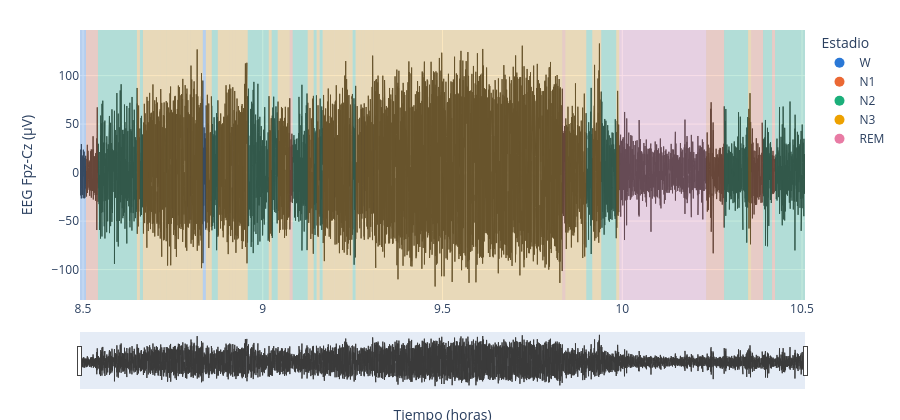

Notebook source saved alongside this figure:
### Markdown cell above
# 5. Selección del canal de trabajo

De aquí en adelante se trabaja únicamente con **EEG Fpz-Cz**, por tres razones:

1. Es el canal utilizado como referencia en la literatura sobre esta base de datos (DeepSleepNet,
   TinySleepNet, SleepEEGNet), lo que permite comparar resultados.
2. Es uno de los tres canales registrados realmente a 100 Hz.
3. Un único canal simplifica la visualización y reduce los requisitos de entrada del sistema final.

Se presenta a continuación junto con el estadio de sueño correspondiente, mediante un gráfico interactivo con
control deslizante. Una noche completa supera los 7 millones de muestras, por lo que la visualización se
limita a una ventana de 2 horas desde el inicio del sueño, con la señal decimada por un factor de 16.

### Code cell
inicio_sueño = hypnogram[hypnogram["stage"] != "Sleep stage W"]["onset_s"].iloc[0]
t_inicio, t_fin = inicio_sueño - 60, inicio_sueño + 2 * 3600

señal, tiempos = raw.get_data(picks=[CANAL], start=int(t_inicio * fs), stop=int(t_fin * fs),
                              return_times=True)

fig = go.Figure(go.Scatter(x=tiempos[::16] / 3600, y=señal[0][::16] * 1e6, mode="lines",
                           line=dict(width=1, color="#3a3a3a"), showlegend=False))

# Franjas de color de fondo según el estadio de sueño
ventana = hypnogram[(hypnogram["onset_s"] + hypnogram["duration_s"] > t_inicio) & (hypnogram["onset_s"] < t_fin)]
for _, fila in ventana.iterrows():
    fig.add_vrect(x0=max(fila["onset_s"], t_inicio) / 3600,
                  x1=min(fila["onset_s"] + fila["duration_s"], t_fin) / 3600,
                  fillcolor=COLOR.get(ETAPAS[fila["stage"]], "#999999"), opacity=0.25, line_width=0)

for etapa, color in COLOR.items():  # leyenda
    fig.add_scatter(x=[None], y=[None], mode="markers", marker=dict(size=10, color=color), name=etapa)

fig.update_layout(height=420, legend_title_text="Estadio", margin=dict(t=30, b=10),
                  yaxis_title=f"{CANAL} (µV)",
                  xaxis=dict(title="Tiempo (horas)", rangeslider_visible=True))
fig.show()

### Figure 1 — Plotly figure (JSON) as saved in the notebook; plotly's stock layout.template omitted (floating-point values rounded to 4 significant figures; data arrays with more than 128 entries replaced by an {"elided": "..."} marker saying what was removed)
{"data": [{"line": {"color": "#3a3a3a", "width": 1}, "mode": "lines", "showlegend": false, "type": "scatter", "x": {"elided": "45375 float values"}, "y": {"elided": "45375 float values"}}, {"marker": {"color": "#2a78d6", "size": 10}, "mode": "markers", "name": "W", "type": "scatter", "x": [null], "y": [null]}, {"marker": {"color": "#eb6834", "size": 10}, "mode": "markers", "name": "N1", "type": "scatter", "x": [null], "y": [null]}, {"marker": {"color": "#1baf7a", "size": 10}, "mode": "markers", "name": "N2", "type": "scatter", "x": [null], "y": [null]}, {"marker": {"color": "#eda100", "size": 10}, "mode": "markers", "name": "N3", "type": "scatter", "x": [null], "y": [null]}, {"marker": {"color": "#e87ba4", "size": 10}, "mode": "markers", "name": "REM", "type": "scatter", "x": [null], "y": [null]}], "layout": {"height": 420, "legend": {"title": {"text": "Estadio"}}, "margin": {"b": 10, "t": 30}, "shapes": [{"fillcolor": "#2a78d6", "line": {"width": 0}, "opacity": 0.25, "type": "rect", "x0": 8.492, "x1": 8.508, "xref": "x", "y0": 0, "y1": 1, "yref": "y domain"}, {"fillcolor": "#eb6834", "line": {"width": 0}, "opacity": 0.25, "type": "rect", "x0": 8.508, "x1": 8.542, "xref": "x", "y0": 0, "y1": 1, "yref": "y domain"}, {"fillcolor": "#1baf7a", "line": {"width": 0}, "opacity": 0.25, "type": "rect", "x0": 8.542, "x1": 8.65, "xref": "x", "y0": 0, "y1": 1, "yref": "y domain"}, {"fillcolor": "#eda100", "line": {"width": 0}, "opacity": 0.25, "type": "rect", "x0": 8.65, "x1": 8.658, "xref": "x", "y0": 0, "y1": 1, "yref": "y domain"}, {"fillcolor": "#1baf7a", "line": {"width": 0}, "opacity": 0.25, "type": "rect", "x0": 8.658, "x1": 8.667, "xref": "x", "y0": 0, "y1": 1, "yref": "y domain"}, {"fillcolor": "#eda100", "line": {"width": 0}, "opacity": 0.25, "type": "rect", "x0": 8.667, "x1": 8.708, "xref": "x", "y0": 0, "y1": 1, "yref": "y domain"}, {"fillcolor": "#eda100", "line": {"width": 0}, "opacity": 0.25, "type": "rect", "x0": 8.708, "x1": 8.717, "xref": "x", "y0": 0, "y1": 1, "yref": "y domain"}, {"fillcolor": "#eda100", "line": {"width": 0}, "opacity": 0.25, "type": "rect", "x0": 8.717, "x1": 8.733, "xref": "x", "y0": 0, "y1": 1, "yref": "y domain"}, {"fillcolor": "#eda100", "line": {"width": 0}, "opacity": 0.25, "type": "rect", "x0": 8.733, "x1": 8.75, "xref": "x", "y0": 0, "y1": 1, "yref": "y domain"}, {"fillcolor": "#eda100", "line": {"width": 0}, "opacity": 0.25, "type": "rect", "x0": 8.75, "x1": 8.758, "xref": "x", "y0": 0, "y1": 1, "yref": "y domain"}, {"fillcolor": "#eda100", "line": {"width": 0}, "opacity": 0.25, "type": "rect", "x0": 8.758, "x1": 8.792, "xref": "x", "y0": 0, "y1": 1, "yref": "y domain"}, {"fillcolor": "#eda100", "line": {"width": 0}, "opacity": 0.25, "type": "rect", "x0": 8.792, "x1": 8.8, "xref": "x", "y0": 0, "y1": 1, "yref": "y domain"}, {"fillcolor": "#eda100", "line": {"width": 0}, "opacity": 0.25, "type": "rect", "x0": 8.8, "x1": 8.833, "xref": "x", "y0": 0, "y1": 1, "yref": "y domain"}, {"fillcolor": "#2a78d6", "line": {"width": 0}, "opacity": 0.25, "type": "rect", "x0": 8.833, "x1": 8.842, "xref": "x", "y0": 0, "y1": 1, "yref": "y domain"}, {"fillcolor": "#eda100", "line": {"width": 0}, "opacity": 0.25, "type": "rect", "x0": 8.842, "x1": 8.858, "xref": "x", "y0": 0, "y1": 1, "yref": "y domain"}, {"fillcolor": "#1baf7a", "line": {"width": 0}, "opacity": 0.25, "type": "rect", "x0": 8.858, "x1": 8.875, "xref": "x", "y0": 0, "y1": 1, "yref": "y domain"}, {"fillcolor": "#eda100", "line": {"width": 0}, "opacity": 0.25, "type": "rect", "x0": 8.875, "x1": 8.908, "xref": "x", "y0": 0, "y1": 1, "yref": "y domain"}, {"fillcolor": "#eda100", "line": {"width": 0}, "opacity": 0.25, "type": "rect", "x0": 8.908, "x1": 8.917, "xref": "x", "y0": 0, "y1": 1, "yref": "y domain"}, {"fillcolor": "#eda100", "line": {"width": 0}, "opacity": 0.25, "type": "rect", "x0": 8.917, "x1": 8.925, "xref": "x", "y0": 0, "y1": 1, "yref": "y domain"}, {"fillcolor": "#eda100", "line": {"width": 0}, "opacity": 0.25, "type": "rect", "x0": 8.925, "x1": 8.958, "xref": "x", "y0": 0, "y1": 1, "yref": "y domain"}, {"fillcolor": "#1baf7a", "line": {"width": 0}, "opacity": 0.25, "type": "rect", "x0": 8.958, "x1": 9.017, "xref": "x", "y0": 0, "y1": 1, "yref": "y domain"}, {"fillcolor": "#eda100", "line": {"width": 0}, "opacity": 0.25, "type": "rect", "x0": 9.017, "x1": 9.025, "xref": "x", "y0": 0, "y1": 1, "yref": "y domain"}, {"fillcolor": "#1baf7a", "line": {"width": 0}, "opacity": 0.25, "type": "rect", "x0": 9.025, "x1": 9.042, "xref": "x", "y0": 0, "y1": 1, "yref": "y domain"}, {"fillcolor": "#eda100", "line": {"width": 0}, "opacity": 0.25, "type": "rect", "x0": 9.042, "x1": 9.075, "xref": "x", "y0": 0, "y1": 1, "yref": "y domain"}, {"fillcolor": "#eb6834", "line": {"width": 0}, "opacity": 0.25, "type": "rect", "x0": 9.075, "x1": 9.083, "xref": "x", "y0": 0, "y1": 1, "yref": "y domain"}, {"fillcolor": "#1baf7a", "line": {"width": 0}, "opacity": 0.25, "type": "rect", "x0": 9.083, "x1": 9.125, "xref": "x", "y0": 0, "y1": 1, "yref": "y domain"}, {"fillcolor": "#eda100", "line": {"width": 0}, "opacity": 0.25, "type": "rect", "x0": 9.125, "x1": 9.142, "xref": "x", "y0": 0, "y1": 1, "yref": "y domain"}, {"fillcolor": "#1baf7a", "line": {"width": 0}, "opacity": 0.25, "type": "rect", "x0": 9.142, "x1": 9.15, "xref": "x", "y0": 0, "y1": 1, "yref": "y domain"}, {"fillcolor": "#eda100", "line": {"width": 0}, "opacity": 0.25, "type": "rect", "x0": 9.15, "x1": 9.158, "xref": "x", "y0": 0, "y1": 1, "yref": "y domain"}, {"fillcolor": "#1baf7a", "line": {"width": 0}, "opacity": 0.25, "type": "rect", "x0": 9.158, "x1": 9.167, "xref": "x", "y0": 0, "y1": 1, "yref": "y domain"}, {"fillcolor": "#eda100", "line": {"width": 0}, "opacity": 0.25, "type": "rect", "x0": 9.167, "x1": 9.2, "xref": "x", "y0": 0, "y1": 1, "yref": "y domain"}, {"fillcolor": "#eda100", "line": {"width": 0}, "opacity": 0.25, "type": "rect", "x0": 9.2, "x1": 9.242, "xref": "x", "y0": 0, "y1": 1, "yref": "y domain"}, {"fillcolor": "#eda100", "line": {"width": 0}, "opacity": 0.25, "type": "rect", "x0": 9.242, "x1": 9.25, "xref": "x", "y0": 0, "y1": 1, "yref": "y domain"}, {"fillcolor": "#1baf7a", "line": {"width": 0}, "opacity": 0.25, "type": "rect", "x0": 9.25, "x1": 9.258, "xref": "x", "y0": 0, "y1": 1, "yref": "y domain"}, {"fillcolor": "#eda100", "line": {"width": 0}, "opacity": 0.25, "type": "rect", "x0": 9.258, "x1": 9.275, "xref": "x", "y0": 0, "y1": 1, "yref": "y domain"}, {"fillcolor": "#eda100", "line": {"width": 0}, "opacity": 0.25, "type": "rect", "x0": 9.275, "x1": 9.283, "xref": "x", "y0": 0, "y1": 1, "yref": "y domain"}, {"fillcolor": "#eda100", "line": {"width": 0}, "opacity": 0.25, "type": "rect", "x0": 9.283, "x1": 9.308, "xref": "x", "y0": 0, "y1": 1, "yref": "y domain"}, {"fillcolor": "#eda100", "line": {"width": 0}, "opacity": 0.25, "type": "rect", "x0": 9.308, "x1": 9.833, "xref": "x", "y0": 0, "y1": 1, "yref": "y domain"}, {"fillcolor": "#eb6834", "line": {"width": 0}, "opacity": 0.25, "type": "rect", "x0": 9.833, "x1": 9.842, "xref": "x", "y0": 0, "y1": 1, "yref": "y domain"}, {"fillcolor": "#eda100", "line": {"width": 0}, "opacity": 0.25, "type": "rect", "x0": 9.842, "x1": 9.9, "xref": "x", "y0": 0, "y1": 1, "yref": "y domain"}, {"fillcolor": "#1baf7a", "line": {"width": 0}, "opacity": 0.25, "type": "rect", "x0": 9.9, "x1": 9.917, "xref": "x", "y0": 0, "y1": 1, "yref": "y domain"}, {"fillcolor": "#eda100", "line": {"width": 0}, "opacity": 0.25, "type": "rect", "x0": 9.917, "x1": 9.942, "xref": "x", "y0": 0, "y1": 1, "yref": "y domain"}, {"fillcolor": "#1baf7a", "line": {"width": 0}, "opacity": 0.25, "type": "rect", "x0": 9.942, "x1": 9.983, "xref": "x", "y0": 0, "y1": 1, "yref": "y domain"}, {"fillcolor": "#eda100", "line": {"width": 0}, "opacity": 0.25, "type": "rect", "x0": 9.983, "x1": 9.992, "xref": "x", "y0": 0, "y1": 1, "yref": "y domain"}, {"fillcolor": "#e87ba4", "line": {"width": 0}, "opacity": 0.25, "type": "rect", "x0": 9.992, "x1": 10.23, "xref": "x", "y0": 0, "y1": 1, "yref": "y domain"}, {"fillcolor": "#eb6834", "line": {"width": 0}, "opacity": 0.25, "type": "rect", "x0": 10.23, "x1": 10.28, "xref": "x", "y0": 0, "y1": 1, "yref": "y domain"}, {"fillcolor": "#1baf7a", "line": {"width": 0}, "opacity": 0.25, "type": "rect", "x0": 10.28, "x1": 10.35, "xref": "x", "y0": 0, "y1": 1, "yref": "y domain"}, {"fillcolor": "#eda100", "line": {"width": 0}, "opacity": 0.25, "type": "rect", "x0": 10.35, "x1": 10.36, "xref": "x", "y0": 0, "y1": 1, "yref": "y domain"}, {"fillcolor": "#eb6834", "line": {"width": 0}, "opacity": 0.25, "type": "rect", "x0": 10.36, "x1": 10.39, "xref": "x", "y0": 0, "y1": 1, "yref": "y domain"}, {"fillcolor": "#1baf7a", "line": {"width": 0}, "opacity": 0.25, "type": "rect", "x0": 10.39, "x1": 10.42, "xref": "x", "y0": 0, "y1": 1, "yref": "y domain"}, {"fillcolor": "#eb6834", "line": {"width": 0}, "opacity": 0.25, "type": "rect", "x0": 10.42, "x1": 10.43, "xref": "x", "y0": 0, "y1": 1, "yref": "y domain"}, {"fillcolor": "#1baf7a", "line": {"width": 0}, "opacity": 0.25, "type": "rect", "x0": 10.43, "x1": 10.51, "xref": "x", "y0": 0, "y1": 1, "yref": "y domain"}], "xaxis": {"rangeslider": {"visible": true}, "title": {"text": "Tiempo (horas)"}}, "yaxis": {"title": {"text": "EEG Fpz-Cz (µV)"}}}}
